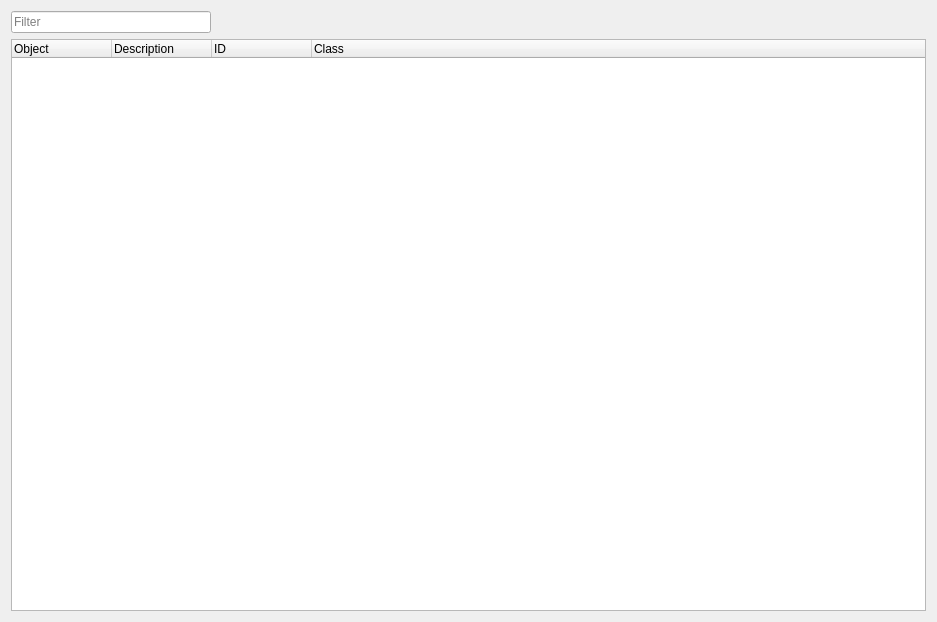
<?xml version="1.0" encoding="UTF-8"?>
<ui version="4.0">
 <class>home_tab</class>
 <widget class="QWidget" name="home_tab">
  <property name="geometry">
   <rect>
    <x>0</x>
    <y>0</y>
    <width>937</width>
    <height>622</height>
   </rect>
  </property>
  <property name="windowTitle">
   <string>Form</string>
  </property>
  <layout class="QVBoxLayout" name="verticalLayout">
   <item>
    <layout class="QHBoxLayout" name="horizontalLayout_3">
     <item>
      <widget class="QLineEdit" name="F_filter">
       <property name="maximumSize">
        <size>
         <width>200</width>
         <height>16777215</height>
        </size>
       </property>
       <property name="placeholderText">
        <string>Filter</string>
       </property>
      </widget>
     </item>
     <item>
      <spacer name="horizontalSpacer">
       <property name="orientation">
        <enum>Qt::Horizontal</enum>
       </property>
       <property name="sizeHint" stdset="0">
        <size>
         <width>40</width>
         <height>20</height>
        </size>
       </property>
      </spacer>
     </item>
    </layout>
   </item>
   <item>
    <widget class="QTreeWidget" name="project_tree">
     <property name="showDropIndicator" stdset="0">
      <bool>false</bool>
     </property>
     <property name="alternatingRowColors">
      <bool>true</bool>
     </property>
     <property name="wordWrap">
      <bool>false</bool>
     </property>
     <property name="columnCount">
      <number>4</number>
     </property>
     <column>
      <property name="text">
       <string>Object</string>
      </property>
     </column>
     <column>
      <property name="text">
       <string>Description</string>
      </property>
     </column>
     <column>
      <property name="text">
       <string>ID</string>
      </property>
     </column>
     <column>
      <property name="text">
       <string>Class</string>
      </property>
     </column>
    </widget>
   </item>
  </layout>
 </widget>
 <resources/>
 <connections/>
</ui>
